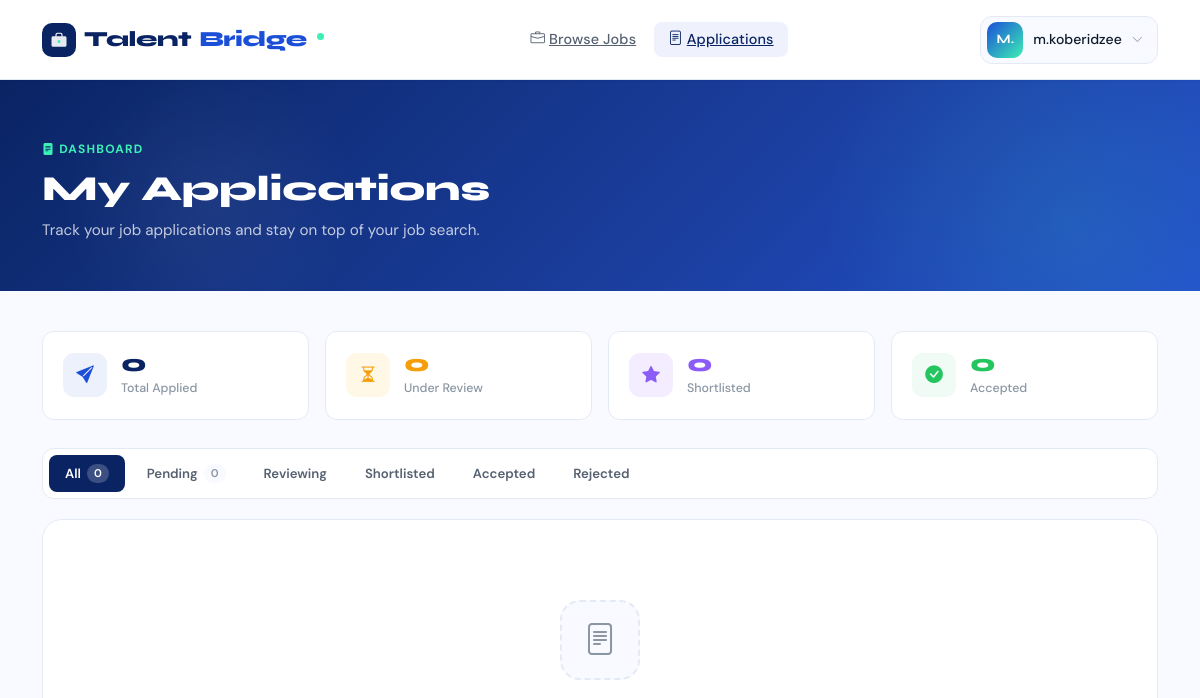
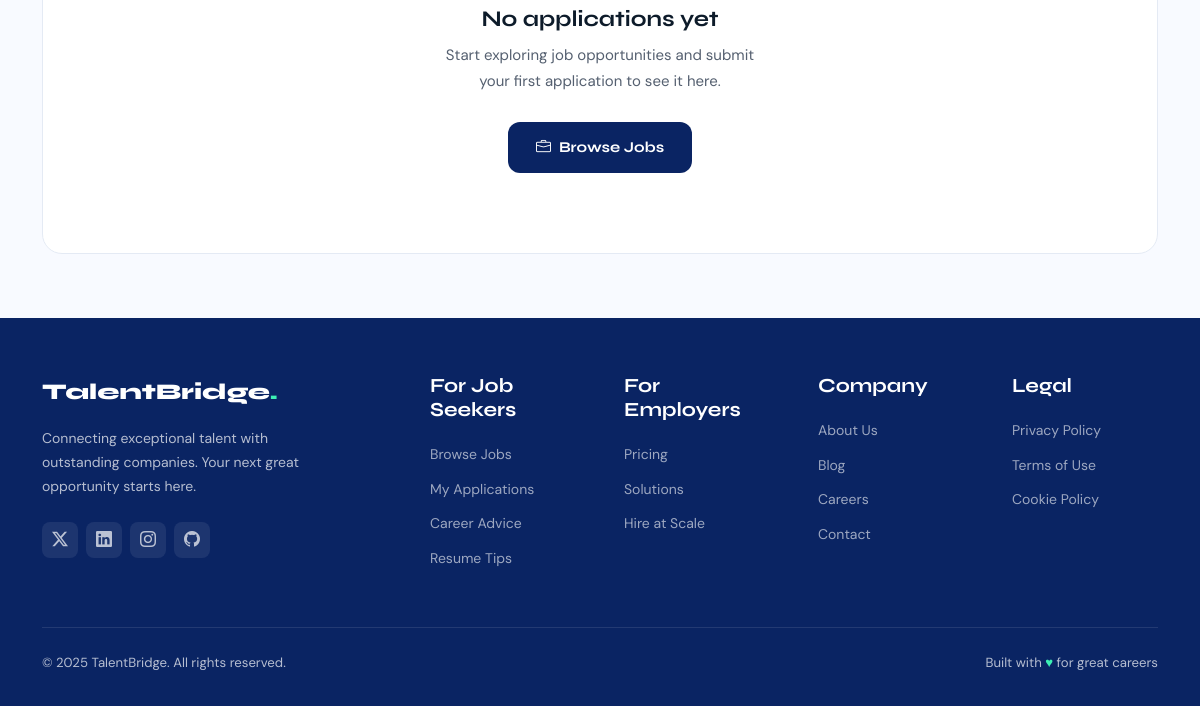
The app's page /my-applications/ (signed in), older data (2 pictures, top to bottom).
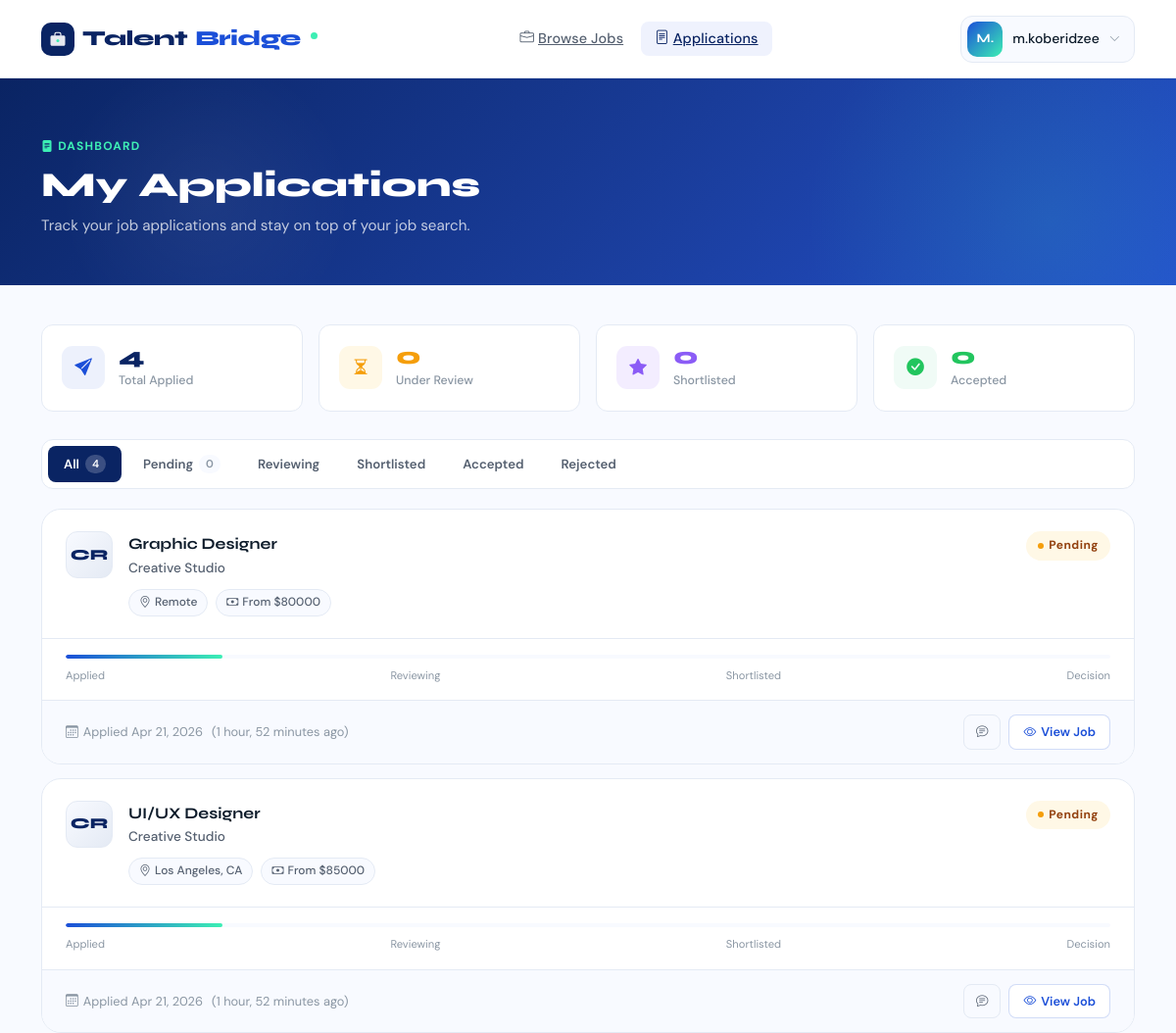
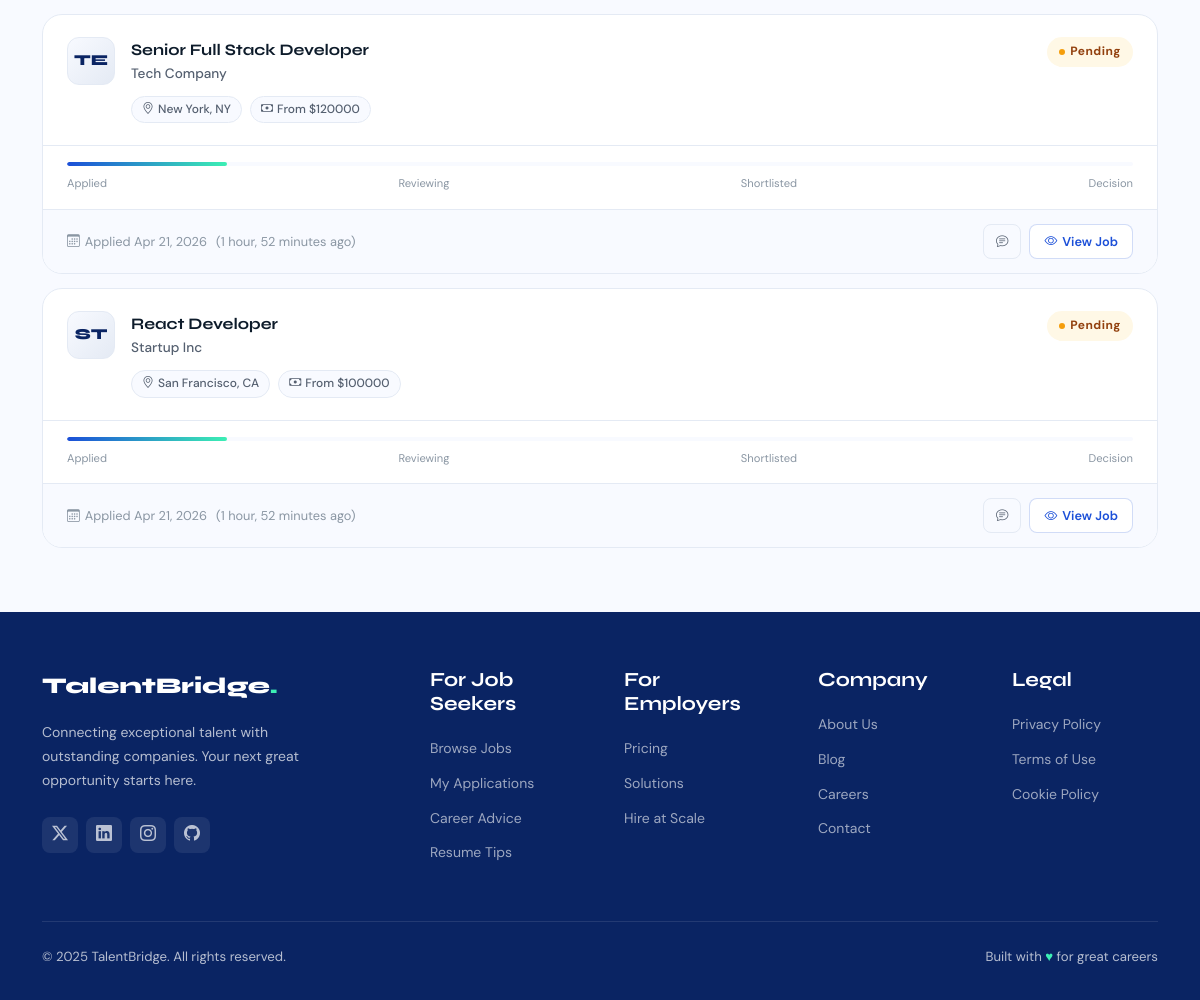
The same page, newer data (2 pictures, top to bottom).
### jobs/models.py (models this page shows, shortened)
class Application(models.Model):
    job = models.ForeignKey(Job, on_delete=models.CASCADE, related_name="applications")
    applicant = models.ForeignKey(User, on_delete=models.CASCADE)
    cover_letter = models.TextField()
    resume = models.FileField(upload_to='resumes/', null=True, blank=True)
    applied_at = models.DateTimeField(auto_now_add=True)
    STATUS_CHOICES = [
        ("pending", "Pending"),
        ("reviewing", "Reviewing"),
        ("shortlisted", "Shortlisted"),
        ("accepted", "Accepted"),
        ("rejected", "Rejected"),
    ]
    status = models.CharField(
        max_length=20,
        choices=STATUS_CHOICES,
        default="pending",
    )
    class Meta:
        unique_together = ['job', 'applicant']

class Job(models.Model):
    JOB_TYPE_CHOICES = [
        ("full_time", "Full-time"),
        ("part_time", "Part-time"),
        ("contract", "Contract"),
        ("freelance", "Freelance"),
        ("internship", "Internship"),
    ]
    EXPERIENCE_LEVEL_CHOICES = [
        ("entry", "Entry Level"),
        ("mid", "Mid Level"),
        ("senior", "Senior"),
        ("lead", "Lead / Manager"),
    ]
    title = models.CharField(max_length=200)
    description = models.TextField()
    company = models.CharField(max_length=100)
    location = models.CharField(max_length=100)
    job_type = models.CharField(max_length=20, choices=JOB_TYPE_CHOICES, blank=True)
    category = models.ForeignKey(Category, on_delete=models.SET_NULL, null=True, blank=True)
    experience_level = models.CharField(
        max_length=20, choices=EXPERIENCE_LEVEL_CHOICES, blank=True
    )
    is_remote = models.BooleanField(default=False)
    salary_min = models.DecimalField(max_digits=10, decimal_places=2, null=True, blank=True)
    salary_max = models.DecimalField(max_digits=10, decimal_places=2, null=True, blank=True)
    deadline = models.DateField(null=True, blank=True)
    requirements = models.TextField(blank=True)
    benefits = models.TextField(blank=True)
    salary = models.DecimalField(max_digits=10, decimal_places=2, null=True, blank=True)
    posted_by = models.ForeignKey(User, on_delete=models.CASCADE)
    created_at = models.DateTimeField(auto_now_add=True)
    updated_at = models.DateTimeField(auto_now=True)

### jobs/views.py (the view)
# urls.py: path('my-applications/', views.my_applications, name='my_applications'),
@login_required
def my_applications(request):
    if hasattr(request.user, "profile") and request.user.profile.is_employer:
        messages.error(request, "Employer accounts cannot apply for jobs.")
        return redirect("job_list")
    applications = Application.objects.filter(applicant=request.user).order_by('-applied_at')
    return render(request, 'jobs/my_applications.html', {'applications': applications})

### jobs/templates/jobs/my_applications.html (shortened to what the changed rows need)
{% extends 'base.html' %}
{% block page_header %}
<div class="page-header">
    <div class="container position-relative">
        <h1 style="font-family:'Syne',sans-serif;font-weight:800;font-size:2.2rem;color:#fff;margin-bottom:8px;">My Applications</h1>
    </div>
</div>
{% endblock %}
{% block content %}
    <div class="stats-grid animate-in">
        <div class="stat-card">
            <div>
                <div class="stat-value" style="color:var(--primary);">{{ applications|length }}</div>
                <div class="stat-label">Total Applied</div>
            </div>
        </div>
    </div>
    <div class="filter-tabs animate-in animate-delay-1">
        <button class="filter-tab active" onclick="filterApps('all', this)">
            All <span class="tab-count">{{ applications|length }}</span>
        </button>
    </div>
    {% if applications %}
    <div id="appsList" style="display:flex;flex-direction:column;gap:14px;">
        {% for application in applications %}
        <div class="application-card animate-in" data-status="{{ application.status }}" style="animation-delay:{{ forloop.counter0 }}0ms">
            <div class="app-card-top">
                <div class="app-company-logo">{{ application.job.company|slice:":2"|upper }}</div>
                <div class="flex-grow-1">
                    <div class="d-flex align-items-start justify-content-between gap-2 flex-wrap">
                        <div>
                            <a href="{% url 'job_detail' application.job.pk %}" class="app-job-title">
                                {{ application.job.title }}
                            </a>
                            <div class="app-company-name">{{ application.job.company }}</div>
                        </div>
                        <span class="status-badge status-{{ application.status|lower }}">
                            <span class="status-dot"></span>
                            {{ application.get_status_display }}
                        </span>
                    </div>
                    <div class="app-meta">
                        <span class="app-meta-pill"><i class="bi bi-geo-alt"></i>{{ application.job.location }}</span>
                        {% if application.job.salary_min %}
                        <span class="app-meta-pill"><i class="bi bi-cash"></i>From ${{ application.job.salary_min|floatformat:0 }}</span>
                        {% endif %}
                    </div>
                </div>
            </div>
            <div class="app-timeline">
                <div class="timeline-bar">
                    <div class="timeline-fill" style="width:
                        {% if application.status == 'pending' %}15%
                        {% elif application.status == 'reviewing' %}40%
                        {% elif application.status == 'shortlisted' %}70%
                        {% elif application.status == 'accepted' %}100%
                        {% elif application.status == 'rejected' %}100%
                        {% else %}15%{% endif %};
                    "></div>
                </div>
                <div class="timeline-labels">
                    <span>Applied</span>
                    <span>Reviewing</span>
                    <span>Shortlisted</span>
                    <span>Decision</span>
                </div>
            </div>
            <div class="app-card-footer">
                <div class="app-date">
                    <i class="bi bi-calendar3"></i>
                    Applied {{ application.applied_at|date:"M d, Y" }}
                    <span style="margin-left:4px;color:var(--text-muted);">({{ application.applied_at|timesince }} ago)</span>
                </div>
                <div class="d-flex gap-2">
                    {% if application.cover_letter %}
                    <button onclick="toggleCover('cover_{{ application.pk }}')"
                        style="background:transparent;border:1.5px solid var(--border);border-radius:8px;padding:6px 12px;font-size:0.775rem;font-weight:600;color:var(--text-secondary);cursor:pointer;">
                        <i class="bi bi-chat-text"></i>
                    </button>
                    {% endif %}
                    <a href="{% url 'job_detail' application.job.pk %}" class="btn-view-job">
                        <i class="bi bi-eye"></i>View Job
                    </a>
                </div>
            </div>
        </div>
        {% endfor %}
    </div>
    {% else %}
    <div class="empty-state animate-in">
        <div class="empty-visual"><i class="bi bi-file-text"></i></div>
        <h3 style="font-family:'Syne',sans-serif;font-weight:700;font-size:1.4rem;margin-bottom:10px;">No applications yet</h3>
        <p style="color:var(--text-secondary);max-width:340px;margin:0 auto 28px;line-height:1.7;">
            Start exploring job opportunities and submit your first application to see it here.
        </p>
        <a href="{% url 'job_list' %}" style="display:inline-flex;align-items:center;gap:8px;background:var(--primary);color:white;text-decoration:none;padding:13px 28px;border-radius:12px;font-weight:700;font-family:'Syne',sans-serif;transition:all 0.2s;">
            <i class="bi bi-briefcase"></i>Browse Jobs
        </a>
    </div>
    {% endif %}
{% endblock %}

Row changes from the older to the newer data that the page shows:
added Application: job.company "CR", job "Graphic Designer", job.company "Creative Studio", status "Pending", job.location "Remote", job.salary_min "80000", applied_at "Apr 21, 2026", applied_at "1 hour, 52 minutes"
added Application: job.company "CR", job "UI/UX Designer", job.company "Creative Studio", status "Pending", job.location "Los Angeles, CA", job.salary_min "85000", applied_at "Apr 21, 2026", applied_at "1 hour, 52 minutes"
added Application: job.company "TE", job "Senior Full Stack Developer", job.company "Tech Company", status "Pending", job.location "New York, NY", job.salary_min "120000", applied_at "Apr 21, 2026", applied_at "1 hour, 52 minutes"
added Application: job.company "ST", job "React Developer", job.company "Startup Inc", status "Pending", job.location "San Francisco, CA", job.salary_min "100000", applied_at "Apr 21, 2026", applied_at "1 hour, 52 minutes"
Text that changed along with them:
{{ applications|length }}: "0" → "4"
text no longer shown: "No applications yet Start exploring job opportunities and submit your first application to see it here. Browse Jobs"
